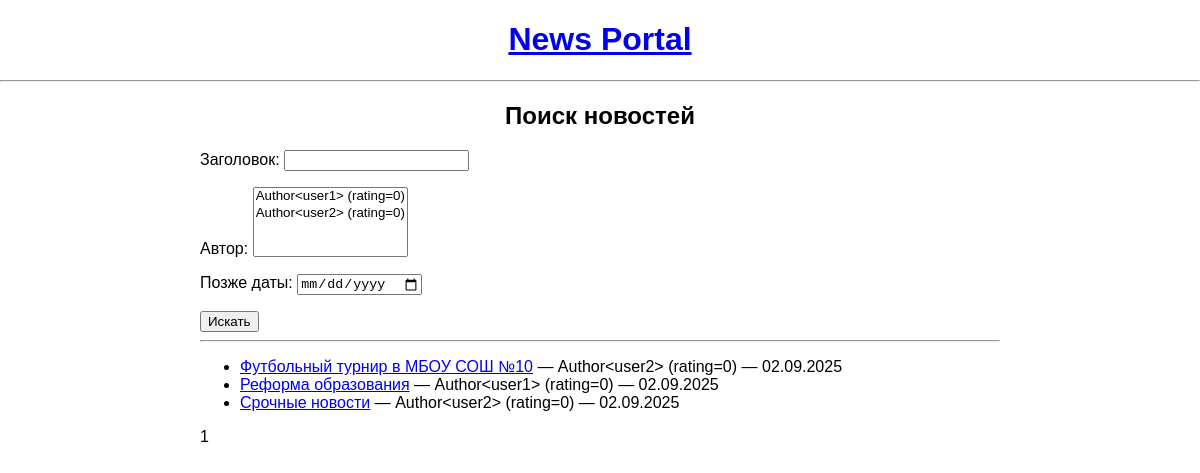
Page /news/search/ on the earlier database version.
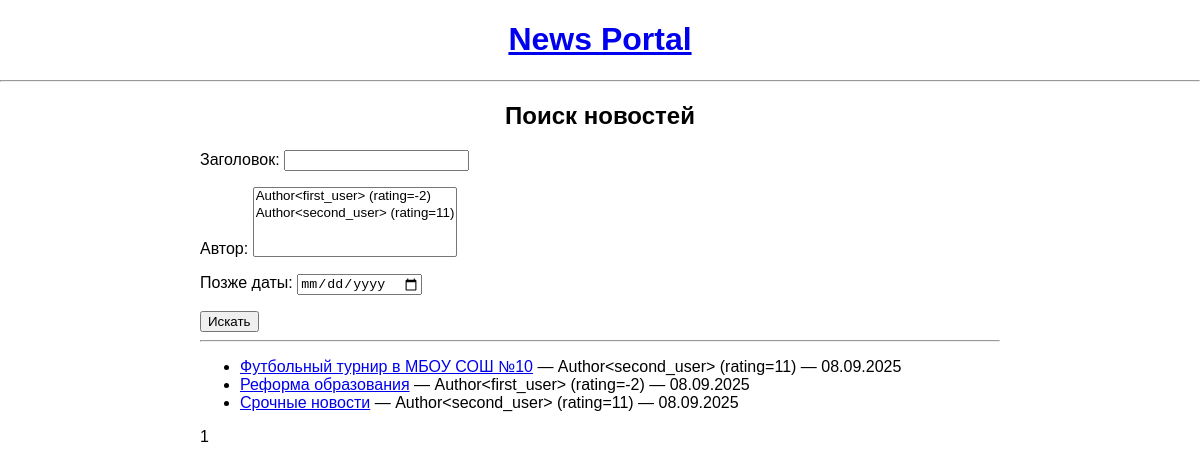
Same page on the later database version.
### news/models.py (models this page shows, shortened)
class Post (models.Model):
    class Type (models.TextChoices):
        ARTICLE = 'AR', 'Статья'
        NEWS = 'NW', 'Новость'
    name = models.CharField(max_length=100)
    author = models.ForeignKey('Author', on_delete=models.CASCADE, related_name='posts')
    type = models.CharField(max_length=2, choices=Type.choices)
    created_at = models.DateTimeField(auto_now_add=True)
    categories = models.ManyToManyField('Category', through='PostCategory', related_name='posts')
    title = models.CharField(max_length=255)
    text = models.TextField()
    rating = models.IntegerField(default=0)

class Author (models.Model):
    user = models.OneToOneField(User, on_delete=models.CASCADE, related_name='author')
    rating = models.IntegerField(default=0)
    def __str__(self):
        return f"Author<{self.user.username}> (rating={self.rating})"

### news/views.py (the view)
# urls.py: path('search/', PostSearch.as_view(), name='news_search'),
class PostSearch(ListView):
    model = Post
    template_name = 'flatpages/news_search.html'
    context_object_name = 'posts'
    paginate_by = 5
    def get_queryset(self):
        queryset = super().get_queryset()
        self.filterset = PostFilter(self.request.GET, queryset)
        return self.filterset.qs
    def get_context_data(self, **kwargs):
        context = super().get_context_data(**kwargs)
        context['filterset'] = self.filterset
        return context

### templates/flatpages/news_search.html (shortened to what this page needs)
{% extends "flatpages/default.html" %}
{% block content %}
<h2>Поиск новостей</h2>
<form method="get">
    {{ filterset.form.as_p }}
    <button type="submit">Искать</button>
</form>
<hr>
<ul>
    {% for post in posts %}
        <li>
            <a href="{% url 'news_detail' post.pk %}">{{ post.title }}</a>
            — {{ post.author }}
            — {{ post.created_at|date:"d.m.Y" }}
        </li>
    {% empty %}
        <li>Ничего не найдено.</li>
    {% endfor %}
</ul>
{{ page_obj.number }}
{% endblock %}

### templates/flatpages/default.html (shortened to what this page needs)
<!DOCTYPE html>
<html lang="ru">
<head>
</head>
<body>
    <header>
        <h1><a href="/news/">News Portal</a></h1>
        <hr>
    </header>
    <main>
        {% block content %}{% endblock %}
    </main>
</body>
</html>

### templates/flatpages/default.html (style rules this page uses)
body { margin: 0; font-family: Arial, sans-serif; text-align: center; }
header { margin-bottom: 20px; }
main { max-width: 800px; margin: 0 auto; text-align: left; }
h1, h2, h3 { text-align: center; }

Differences in the rows shown:
changed Post "Футбольный турнир в МБОУ СОШ №10": author "Author<user2> (rating=0)" → "Author<second_user> (rating=11)"; created_at "02.09.2025" → "08.09.2025"
changed Post "Реформа образования": author "Author<user1> (rating=0)" → "Author<first_user> (rating=-2)"; created_at "02.09.2025" → "08.09.2025"
changed Post "Срочные новости": author "Author<user2> (rating=0)" → "Author<second_user> (rating=11)"; created_at "02.09.2025" → "08.09.2025"
Other differences:
form field author: "Author<user1> (rating=0) / Author<user2> (rating=0)" → "Author<first_user> (rating=-2) / Author<second_user> (rating=11)"
